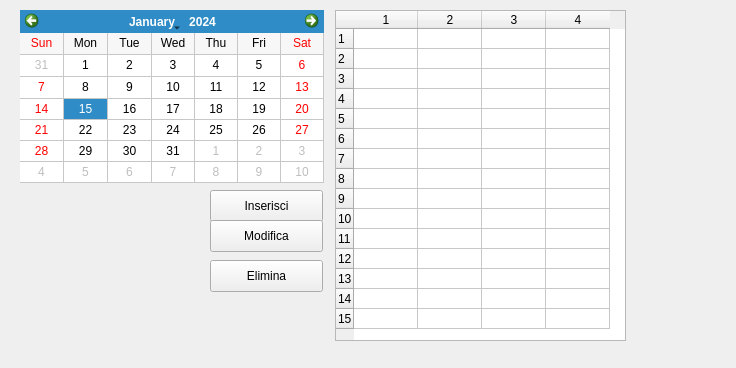
<?xml version="1.0" encoding="UTF-8"?>
<ui version="4.0">
 <class>prenotazioni</class>
 <widget class="QWidget" name="prenotazioni">
  <property name="geometry">
   <rect>
    <x>0</x>
    <y>0</y>
    <width>736</width>
    <height>368</height>
   </rect>
  </property>
  <property name="windowTitle">
   <string>Form</string>
  </property>
  <widget class="QCalendarWidget" name="calendario">
   <property name="geometry">
    <rect>
     <x>20</x>
     <y>10</y>
     <width>304</width>
     <height>173</height>
    </rect>
   </property>
   <property name="minimumDate">
    <date>
     <year>2022</year>
     <month>7</month>
     <day>4</day>
    </date>
   </property>
   <property name="maximumDate">
    <date>
     <year>2050</year>
     <month>12</month>
     <day>31</day>
    </date>
   </property>
   <property name="firstDayOfWeek">
    <enum>Qt::Sunday</enum>
   </property>
   <property name="gridVisible">
    <bool>true</bool>
   </property>
   <property name="verticalHeaderFormat">
    <enum>QCalendarWidget::NoVerticalHeader</enum>
   </property>
   <property name="navigationBarVisible">
    <bool>true</bool>
   </property>
  </widget>
  <widget class="QTableWidget" name="tabellaprenotazioni">
   <property name="geometry">
    <rect>
     <x>335</x>
     <y>10</y>
     <width>291</width>
     <height>331</height>
    </rect>
   </property>
   <property name="frameShape">
    <enum>QFrame::StyledPanel</enum>
   </property>
   <property name="rowCount">
    <number>15</number>
   </property>
   <property name="columnCount">
    <number>4</number>
   </property>
   <attribute name="horizontalHeaderDefaultSectionSize">
    <number>64</number>
   </attribute>
   <attribute name="verticalHeaderDefaultSectionSize">
    <number>20</number>
   </attribute>
   <row/>
   <row/>
   <row/>
   <row/>
   <row/>
   <row/>
   <row/>
   <row/>
   <row/>
   <row/>
   <row/>
   <row/>
   <row/>
   <row/>
   <row/>
   <column/>
   <column/>
   <column/>
   <column/>
  </widget>
  <widget class="QPushButton" name="inserisciprenotazione">
   <property name="geometry">
    <rect>
     <x>210</x>
     <y>190</y>
     <width>113</width>
     <height>32</height>
    </rect>
   </property>
   <property name="text">
    <string>Inserisci</string>
   </property>
  </widget>
  <widget class="QPushButton" name="eliminaprenotazione">
   <property name="geometry">
    <rect>
     <x>210</x>
     <y>260</y>
     <width>113</width>
     <height>32</height>
    </rect>
   </property>
   <property name="text">
    <string>Elimina</string>
   </property>
  </widget>
  <widget class="QPushButton" name="modificaprenotazione">
   <property name="geometry">
    <rect>
     <x>210</x>
     <y>220</y>
     <width>113</width>
     <height>32</height>
    </rect>
   </property>
   <property name="text">
    <string>Modifica</string>
   </property>
  </widget>
 </widget>
 <resources/>
 <connections/>
</ui>
